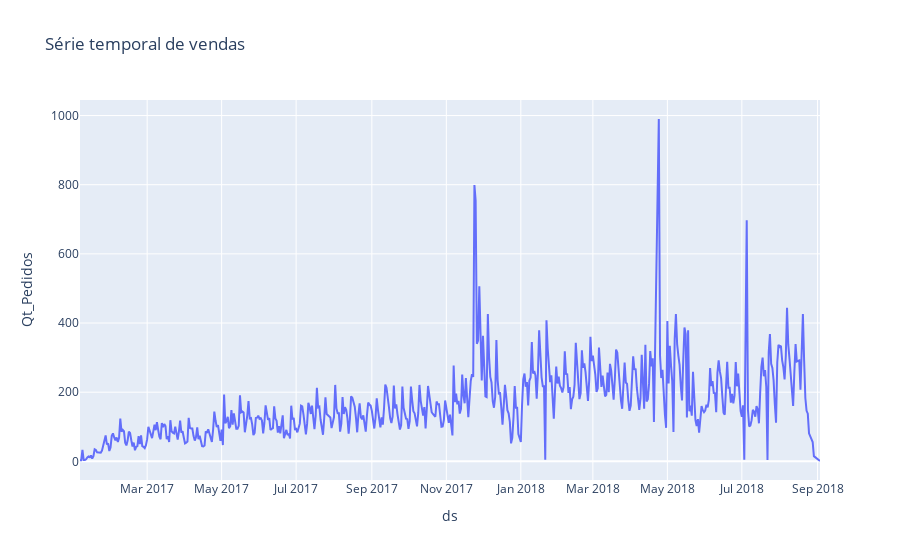

Notebook code for this chart:
### Markdown cell above
# 📈 Série temporal de vendas

### Code cell
px.line(orders_daily,
        y='Qt_Pedidos',
        #x='date',
        title="Série temporal de vendas").show()

### Figure 1 — Plotly figure (JSON) as saved in the notebook; plotly's stock layout.template omitted (floating-point values rounded to 4 significant figures; data arrays with more than 128 entries replaced by an {"elided": "..."} marker saying what was removed)
{"data": [{"hovertemplate": "ds=%{x}<br>Qt_Pedidos=%{y}<extra></extra>", "legendgroup": "", "line": {"color": "#636efa", "dash": "solid"}, "marker": {"symbol": "circle"}, "mode": "lines", "name": "", "orientation": "v", "showlegend": false, "type": "scatter", "x": {"elided": "607 str values"}, "xaxis": "x", "y": {"elided": "607 float values"}, "yaxis": "y"}], "layout": {"legend": {"tracegroupgap": 0}, "title": {"text": "Série temporal de vendas"}, "xaxis": {"anchor": "y", "domain": [0, 1], "title": {"text": "ds"}}, "yaxis": {"anchor": "x", "domain": [0, 1], "title": {"text": "Qt_Pedidos"}}}}
